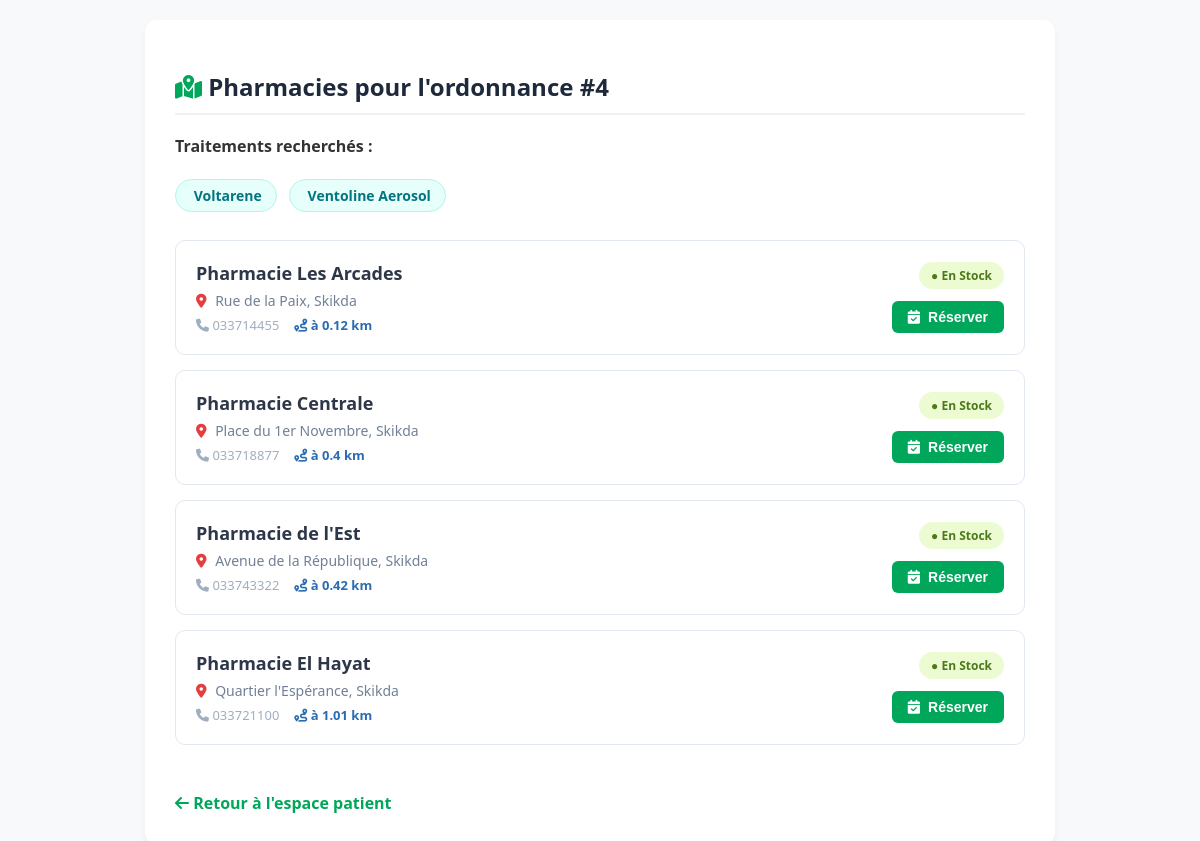
The page /recherche_pharmacie.php?id_ordonnance=4 on the database its author committed.
### tables this page shows
CREATE TABLE `pharmacies` (
  `id` int(11) NOT NULL,
  `id_utilisateur` int(11) NOT NULL,
  `nom_pharmacie` varchar(100) NOT NULL,
  `nom_pharmacien` varchar(50) DEFAULT NULL,
  `adresse` text NOT NULL,
  `telephone` varchar(15) DEFAULT NULL,
  `email_contact` varchar(100) DEFAULT NULL,
  `ville` varchar(50) DEFAULT 'Skikda',
  `latitude` decimal(10,8) DEFAULT NULL,
  `longitude` decimal(11,8) DEFAULT NULL,
  `created_at` timestamp NOT NULL DEFAULT current_timestamp(),
  `statut` varchar(20) NOT NULL DEFAULT 'en_attente',
  `document_justificatif` varchar(255) DEFAULT NULL
);

### recherche_pharmacie.php (the view, shortened to what this page needs)
<?php
try {
    $bdd = new PDO('mysql:host=localhost;dbname=pharmalife_db;charset=utf8', 'root', '');
    $bdd->setAttribute(PDO::ATTR_ERRMODE, PDO::ERRMODE_EXCEPTION);
} catch (Exception $e) {
    die('Erreur de connexion à la base de données : ' . $e->getMessage());
}
$patient_lat = isset($_GET['lat']) ? floatval($_GET['lat']) : 36.879000;
$patient_lon = isset($_GET['lon']) ? floatval($_GET['lon']) : 6.904000;
function calculerDistance($lat1, $lon1, $lat2, $lon2) {
    $earth_radius = 6371;
    $dLat = deg2rad($lat2 - $lat1);
    $dLon = deg2rad($lon2 - $lon1);
    $a = sin($dLat / 2) * sin($dLat / 2) +
         cos(deg2rad($lat1)) * cos(deg2rad($lat2)) *
         sin($dLon / 2) * sin($dLon / 2);
    $c = 2 * atan2(sqrt($a), sqrt(1 - $a));
    return round($earth_radius * $c, 2);
}
$ordonnance_id = isset($_GET['id_ordonnance']) ? intval($_GET['id_ordonnance']) : 0;
$pharmacies = [];
$liste_noms_meds = [];
$chaine_meds_reservation = "";
if ($ordonnance_id > 0) {
    try {
        $stmt_ord = $bdd->prepare("SELECT o.contenu_medocs, p.nss
                                   FROM ordonnances o
                                   LEFT JOIN patients p ON o.id_patient = p.id_patient
                                   WHERE o.id_ordonnance = :id");
        $stmt_ord->execute(['id' => $ordonnance_id]);
        $ordonnance = $stmt_ord->fetch(PDO::FETCH_ASSOC);
        if ($ordonnance && !empty($ordonnance['contenu_medocs'])) {
            $meds_array = json_decode($ordonnance['contenu_medocs'], true);
            if (is_array($meds_array)) {
                foreach ($meds_array as $med) {
                    $nom_brut = isset($med['nom_medicament']) ? $med['nom_medicament'] : (isset($med['medicament']) ? $med['medicament'] : '');
                    if (!empty($nom_brut)) {
                        $nom_nettoye = trim(preg_replace('/\s*\(.*?\)\s*/', '', $nom_brut));
                        if (!empty($nom_nettoye)) {
                            $liste_noms_meds[] = $nom_nettoye;
                        }
                    }
                }
            }
            $chaine_meds_reservation = implode(', ', $liste_noms_meds);
            if (!empty($liste_noms_meds)) {
                $clauses = [];
                $params = [];
                foreach ($liste_noms_meds as $index => $nom_med) {
                    $clauses[] = "m.nom_medicament LIKE :med" . $index;
                    $params['med' . $index] = '%' . $nom_med . '%';
                }
                $where_clause = implode(' OR ', $clauses);
                $query = "SELECT DISTINCT p.id, p.nom_pharmacie, p.adresse, p.telephone, p.ville, p.latitude, p.longitude
                          FROM pharmacies p
                          INNER JOIN stocks s ON p.id = s.id_pharmacie
                          INNER JOIN medicaments m ON s.id_medicament = m.id_medoc
                          WHERE ($where_clause) AND s.quantite > 0";
                $stmt = $bdd->prepare($query);
                $stmt->execute($params);
                $brut_pharmacies = $stmt->fetchAll(PDO::FETCH_ASSOC);
                foreach ($brut_pharmacies as $pharma) {
                    $dist = calculerDistance($patient_lat, $patient_lon, $pharma['latitude'], $pharma['longitude']);
                    $pharma['distance'] = $dist;
                    $stmt_verif = $bdd->prepare("SELECT statut FROM reservations
                                                 WHERE id_pharmacie = ?
                                                 AND id_ordonnance = ?
                                                 AND statut IN ('en_attente', 'valide')
                                                 ORDER BY id DESC LIMIT 1");
                    $stmt_verif->execute([$pharma['id'], $ordonnance_id]);
                    $res_verif = $stmt_verif->fetch(PDO::FETCH_ASSOC);
                    $pharma['deja_reserve'] = $res_verif ? $res_verif['statut'] : false;
                    $pharmacies[] = $pharma;
                }
                usort($pharmacies, function($a, $b) {
                    return ($a['distance'] <=> $b['distance']);
                });
            }
        }
    } catch (PDOException $e) {
        $erreur_sql = $e->getMessage();
    }
}
?>
<!DOCTYPE html>
<html lang="fr">
<head>
    <link rel="stylesheet" href="https://cdnjs.cloudflare.com/ajax/libs/font-awesome/6.0.0/css/all.min.css">
</head>
<body>
<div class="container">
    <h2>
        <i class="fa-solid fa-map-location-dot" style="color: var(--primary-color);"></i>
        Pharmacies pour l'ordonnance #<?php echo $ordonnance_id; ?>
    </h2>
    <?php if (!empty($liste_noms_meds)): ?>
        <div class="meds-badge-container">
            <strong>Traitements recherchés :</strong> <br><br>
            <?php foreach ($liste_noms_meds as $nom): ?>
                <span class="med-badge"><i class="fa-solid fa-pill"></i> <?php echo htmlspecialchars($nom); ?></span>
            <?php endforeach; ?>
        </div>
    <?php endif; ?>
    <?php if (isset($erreur_sql)): ?>
        <div class="error-box">
            <strong>Erreur de structure de base de données :</strong><br>
            <code><?php echo htmlspecialchars($erreur_sql); ?></code>
        </div>
    <?php elseif (!empty($pharmacies)): ?>
        <div class="pharmacies-list">
            <?php foreach ($pharmacies as $pharmacie): ?>
                <div class="pharmacie-card">
                    <div class="pharmacie-info">
                        <strong><?php echo htmlspecialchars($pharmacie['nom_pharmacie']); ?></strong>
                        <p><i class="fa-solid fa-location-dot" style="color: #e53e3e; margin-right: 5px;"></i> <?php echo htmlspecialchars($pharmacie['adresse']); ?>, <?php echo htmlspecialchars($pharmacie['ville']); ?></p>
                        <div class="pharmacie-meta">
                            <?php if(!empty($pharmacie['telephone'])): ?>
                                <span><i class="fa-solid fa-phone"></i> <?php echo htmlspecialchars($pharmacie['telephone']); ?></span>
                            <?php endif; ?>
                            <?php if($pharmacie['distance'] !== null): ?>
                                <span class="distance-badge">
                                    <i class="fa-solid fa-route"></i> à <?php echo $pharmacie['distance']; ?> km
                                </span>
                            <?php endif; ?>
                        </div>
                    </div>
                    <div class="right-actions">
                        <span class="status-badge">● En Stock</span>
                        <?php if ($pharmacie['deja_reserve']): ?>
                            <?php if (trim(strtolower($pharmacie['deja_reserve'])) === 'en_attente'): ?>
                                <button class="btn-reserve btn-disabled" disabled>
                                    <i class="fa-solid fa-lock"></i> Demande en attente
                                </button>
                            <?php else: ?>
                                <button class="btn-reserve btn-success-badge" disabled>
                                    <i class="fa-solid fa-circle-check"></i> Réservation validée
                                </button>
                            <?php endif; ?>
                        <?php else: ?>
                            <button class="btn-reserve" onclick="reserverMedocs(<?php echo $pharmacie['id']; ?>, '<?php echo addslashes($chaine_meds_reservation); ?>', <?php echo $ordonnance_id; ?>)">
                                <i class="fa-solid fa-calendar-check"></i> Réserver
                            </button>
                        <?php endif; ?>
                    </div>
                </div>
            <?php endforeach; ?>
        </div>
    <?php endif; ?>
    <br>
    <a href="javascript:history.back()" class="btn-back"><i class="fa-solid fa-arrow-left"></i> Retour à l'espace patient</a>
</div>
</body>
</html>

### recherche_pharmacie.php (style rules this page uses)
:root { --primary-color: #00a65a; --primary-hover: #008d4c; --bg-color: #f8f9fa; --text-color: #333; }
body { font-family: 'Segoe UI', Arial, sans-serif; background-color: var(--bg-color); color: var(--text-color); margin: 0; padding: 20px; }
.container { max-width: 850px; margin: 0 auto; background: #ffffff; padding: 30px; border-radius: 12px; box-shadow: 0 4px 6px rgba(0,0,0,0.05); }
h2 { color: #1e293b; font-size: 24px; margin-bottom: 20px; border-bottom: 2px solid #edf2f7; padding-bottom: 10px; }
.meds-badge-container { margin-bottom: 20px; }
.med-badge { display: inline-block; background: #e6fffa; color: #047481; padding: 6px 14px; border-radius: 20px; font-size: 14px; margin-right: 8px; margin-bottom: 8px; font-weight: 600; border: 1px solid #b2f5ea; }
.pharmacies-list { display: flex; flex-direction: column; gap: 15px; margin-top: 20px; }
.pharmacie-card { border: 1px solid #e2e8f0; padding: 20px; border-radius: 10px; background: #fff; display: flex; justify-content: space-between; align-items: center; transition: transform 0.2s, box-shadow 0.2s; }
.pharmacie-info strong { font-size: 18px; color: #2d3748; }
.pharmacie-info p { margin: 6px 0; color: #718096; font-size: 14px; }
.pharmacie-meta { font-size: 13px; color: #a0aec0; margin-top: 4px; display: flex; gap: 15px; }
.distance-badge { color: #2b6cb0; font-weight: 600; }
.right-actions { display: flex; flex-direction: column; align-items: flex-end; gap: 12px; }
.status-badge { background: #edfbd2; color: #4c7a1a; padding: 5px 12px; border-radius: 30px; font-size: 12px; font-weight: bold; }
.btn-reserve { background-color: var(--primary-color); color: white; border: none; padding: 8px 16px; font-size: 14px; font-weight: 600; border-radius: 6px; cursor: pointer; transition: background 0.2s; display: flex; align-items: center; gap: 8px; }
.btn-back { display: inline-block; margin-top: 25px; color: var(--primary-color); text-decoration: none; font-weight: 600; }

### rows shown on the page
pharmacies: nom_pharmacie "Pharmacie Les Arcades", adresse "Rue de la Paix", ville "Skikda", telephone "033714455", distance "0.12"
pharmacies: nom_pharmacie "Pharmacie Centrale", adresse "Place du 1er Novembre", ville "Skikda", telephone "033718877", distance "0.4"
pharmacies: nom_pharmacie "Pharmacie de l'Est", adresse "Avenue de la République", ville "Skikda", telephone "033743322", distance "0.42"
pharmacies: nom_pharmacie "Pharmacie El Hayat", adresse "Quartier l'Espérance", ville "Skikda", telephone "033721100", distance "1.01"

### other values the page prints
$ordonnance_id "4"
$nom "Voltarene"
$nom "Ventoline Aerosol"
